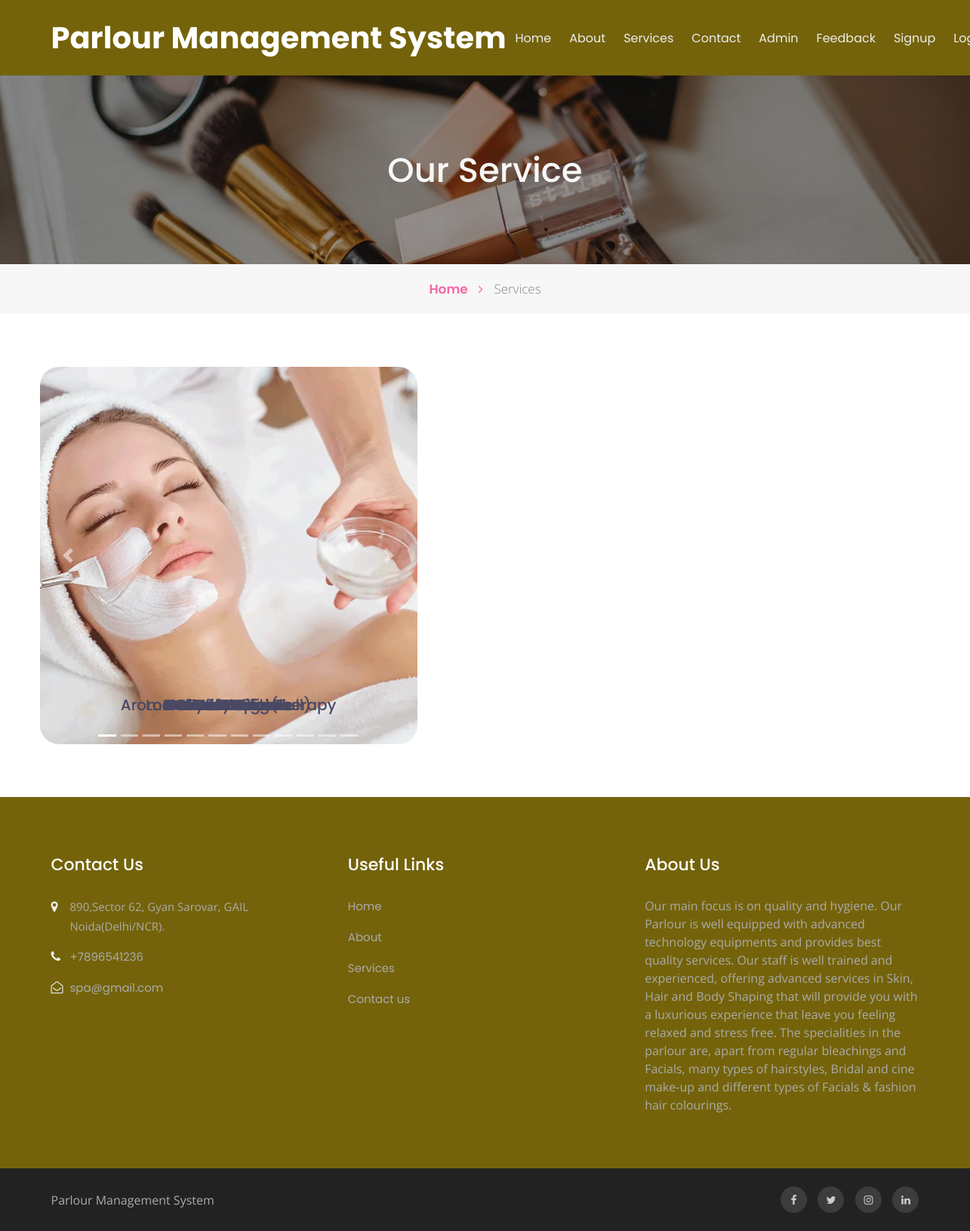
/bpms/helloooooo.php, run on the app's committed database.
### tables this page shows
CREATE TABLE `tblservices` (
  `ID` int(10) NOT NULL,
  `ServiceName` varchar(200) DEFAULT NULL,
  `ServiceDescription` mediumtext DEFAULT NULL,
  `Cost` int(10) DEFAULT NULL,
  `Image` varchar(200) DEFAULT NULL,
  `CreationDate` timestamp NULL DEFAULT current_timestamp()
);

CREATE TABLE `tblpage` (
  `ID` int(10) NOT NULL,
  `PageType` varchar(200) DEFAULT NULL,
  `PageTitle` mediumtext DEFAULT NULL,
  `PageDescription` mediumtext DEFAULT NULL,
  `Email` varchar(200) DEFAULT NULL,
  `MobileNumber` bigint(10) DEFAULT NULL,
  `UpdationDate` date DEFAULT NULL,
  `Timing` varchar(200) NOT NULL
);

### bpms/helloooooo.php (the view, shortened to what this page needs)
<?php
include('includes/dbconnection.php');
  ?>
<!doctype html>
<html lang="en">
  <head>
    <link rel="stylesheet" href="assets/css/style-starter.css">
  </head>
  <body id="home">
<?php include_once('includes/header.php');?>
<section class="w3l-inner-banner-main">
    <div class="about-inner services ">
        <div class="container">
            <div class="main-titles-head text-center">
            <h3 class="header-name ">
                Our Service
            </h3>
        </div>
</div>
</div>
<div class="breadcrumbs-sub">
<div class="container">
<ul class="breadcrumbs-custom-path">
    <li class="right-side propClone"><a href="index.php" class="">Home <span class="fa fa-angle-right" aria-hidden="true"></span></a> <p></li>
    <li class="active ">Services</li>
</ul>
</div>
</div>
</section>
<section class="w3l-recent-work-hobbies" >
    <div class="recent-work ">
        <div class="container">
            <div class="row about-about">
            <?php
$host = "localhost";
$user = "root";
$password = "";
$database = "bpmsdb";
$conn = mysqli_connect($host, $user, $password, $database);
$ret=mysqli_query($conn,"select * from  tblservices");
$services = array();
while ($row=mysqli_fetch_array($ret)) {
    $services[] = $row;
}
?>
<div id="myCarousel" class="carousel slide" data-ride="carousel">
    <ol class="carousel-indicators">
        <?php for ($i = 0; $i < count($services); $i++) { ?>
            <li data-target="#myCarousel" data-slide-to="<?php echo $i; ?>" <?php if ($i == 0) echo 'class="active"'; ?>></li>
        <?php } ?>
    </ol>
    <div class="carousel-inner">
        <?php for ($i = 0; $i < count($services); $i++) { ?>
          <div class="carousel-caption d-none d-md-block">
                    <h5><?php echo $services[$i]['ServiceName']; ?></h5>
                </div>
            <div class="carousel-item <?php if ($i == 0) echo 'active'; ?>">
                <img style="width: 300px;height: 500px;" src="admin/images/<?php echo $services[$i]['Image']; ?>" class="d-block w-100" alt="<?php echo $services[$i]['ServiceName']; ?>">
            </div>
        <?php } ?>
    </div>
    <a class="carousel-control-prev" href="#myCarousel" role="button" data-slide="prev">
        <span class="carousel-control-prev-icon" aria-hidden="true"></span>
    </a>
    <a class="carousel-control-next" href="#myCarousel" role="button" data-slide="next">
        <span class="carousel-control-next-icon" aria-hidden="true"></span>
    </a>
</div>
            </div>
        </div>
    </div>
</section>
<?php include_once('includes/footer.php');?>
</body>
</html>

### bpms/includes/footer.php (shortened to what this page needs)
<section class="w3l-footer-29-main">
    <div class="footer-29 py-5">
      <div class="container py-lg-4">
        <div class="row footer-top-29">
          <div class="col-lg-4 col-md-6 col-sm-8 footer-list-29 footer-1">
            <h6 class="footer-title-29">Contact Us</h6>
            <ul>
              <?php
$ret=mysqli_query($con,"select * from tblpage where PageType='contactus' ");
while ($row=mysqli_fetch_array($ret)) {
?>
              <li>
                <span class="fa fa-map-marker"></span> <p><?php  echo $row['PageDescription'];?>.</p>
              </li>
              <li><span class="fa fa-phone"></span><a href="tel:+7-800-999-800"> +<?php  echo $row['MobileNumber'];?></a></li>
              <li><span class="fa fa-envelope-open-o"></span><a href="mailto:parlour@mail.com" class="mail">
                  <?php  echo $row['Email'];?></a></li><?php } ?>
            </ul>
          </div>
          <div class="col-lg-4 col-md-6 col-sm-4 footer-list-29 footer-2 ">
            <ul>
              <h6 class="footer-title-29">Useful Links</h6>
              <li><a href="index.php">Home</a></li>
              <li><a href="about.php">About</a></li>
              <li><a href="services.php"> Services</a></li>
              <li><a href="contact.php">Contact us</a></li>
            </ul>
          </div>
          <div class="col-lg-4 col-md-6 col-sm-7 footer-list-29 footer-4">
            <?php
$ret=mysqli_query($con,"select * from tblpage where PageType='aboutus' ");
while ($row=mysqli_fetch_array($ret)) {
?>
            <h6 class="footer-title-29"><?php  echo $row['PageTitle'];?> </h6>
            <p><?php  echo $row['PageDescription'];?></p><?php } ?>
          </div>
        </div>
      </div>
    </div>
  </section>
  <section class="w3l-footer-29-main w3l-copyright">
    <div class="container">
      <div class="row bottom-copies">
        <p class="col-lg-8 copy-footer-29">Parlour Management System </p>
        <div class="col-lg-4 main-social-footer-29">
          <a href="#facebook" class="facebook"><span class="fa fa-facebook"></span></a>
          <a href="#twitter" class="twitter"><span class="fa fa-twitter"></span></a>
          <a href="#instagram" class="instagram"><span class="fa fa-instagram"></span></a>
          <a href="#linkedin" class="linkedin"><span class="fa fa-linkedin"></span></a>
        </div>
      </div>
    </div>
  </section>

### data on the page
tblservices: ServiceName "O3 Facial", Image (picture)
tblservices: ServiceName "Fruit Facial"
tblservices: ServiceName "Charcol Facial"
tblservices: ServiceName "Deluxe Menicure"
tblservices: ServiceName "Deluxe Pedicure"
tblservices: ServiceName "Normal Menicure"
tblservices: ServiceName "Normal Pedicure"
tblservices: ServiceName "Layer Haircut"
tblservices: ServiceName "Rebonding"
tblservices: ServiceName "Loreal Hair Color(Full)"
tblservices: ServiceName "Body Spa"
tblservices: ServiceName "Aroma Oil Massage Therapy"
tblpage: PageDescription "890,Sector 62, Gyan Sarovar, GAIL Noida(Delhi/NCR)", MobileNumber "7896541236", Email "spa@gmail.com"
tblpage: PageTitle "About Us", PageDescription "Our main focus is on quality and hygiene. Our Parlour is well equipped with advanced technology equipments and provides best quality services. Our staff is well trained and experienced, offering advanced services in Skin, Hair and Body Shaping that will provide you with a luxurious experience that leave you feeling relaxed and stress free. The specialities in the parlour are, apart from regular bleachings and Facials, many types of hairstyles, Bridal and cine make-up and different types of Facials & fashion hair colourings."
